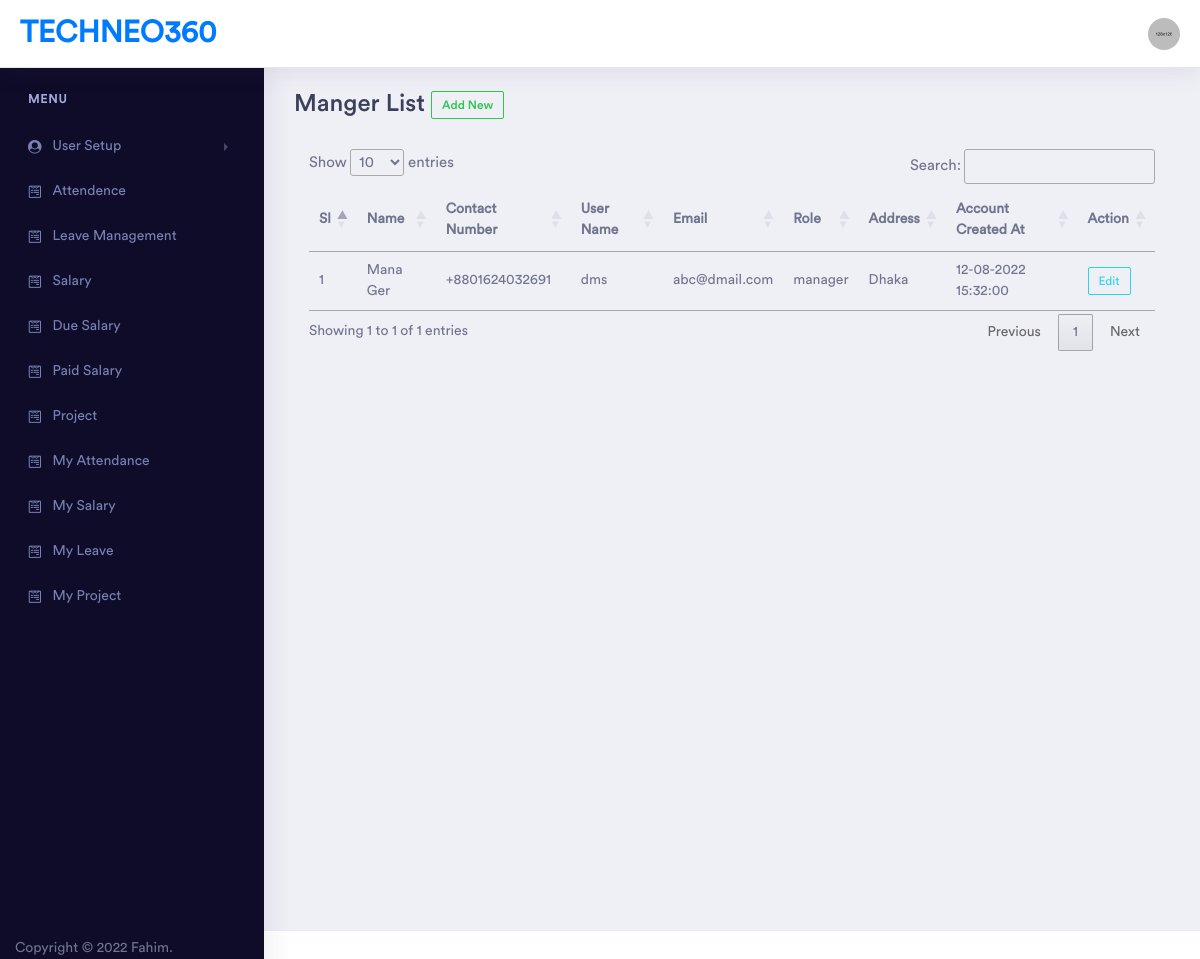
The page /manager.php (signed in) on the database its author committed.
### tables this page shows
CREATE TABLE `users` (
  `id` int(11) NOT NULL,
  `first_name` varchar(128) NOT NULL,
  `last_name` varchar(128) NOT NULL,
  `phone_number` varchar(128) NOT NULL,
  `username` varchar(128) NOT NULL,
  `email` varchar(128) NOT NULL,
  `password` varchar(128) NOT NULL,
  `created_at` datetime DEFAULT NULL,
  `updated_at` datetime DEFAULT current_timestamp(),
  `role` varchar(128) NOT NULL DEFAULT 'employee',
  `address` text DEFAULT NULL
);

### manager.php (the view, shortened to what this page needs)
<?php
if (isset($_SESSION['access'])) {
    $user_level = $_SESSION['level'];
    include 'partials/connection.php';
    include 'partials/header.php';
    include 'partials/sidebar.php';
    if ($user_level != 'employee') {
?>
        <div class="dashboard-wrapper">
            <div class="dashboard-ecommerce">
                <div class="container-fluid dashboard-content ">
                    <div class="row">
                        <div class="col-xl-12 col-lg-12 col-md-12 col-sm-12 col-12">
                            <div class="page-header">
                                <h1 class="pageheader-title">Manger List
                                    <span>
                                        <a href="create_user.php" class="btn btn-xs btn-outline-success">Add New</a>
                                    </span>
                                </h1>
                            </div>
                            <div class="container">
                                <table id="myTable">
                                    <thead>
                                        <tr>
                                            <th>Sl</th>
                                            <th>Name</th>
                                            <th>Contact Number</th>
                                            <th>User Name</th>
                                            <th>Email</th>
                                            <th>Role</th>
                                            <th>Address</th>
                                            <th>Account Created At</th>
                                            <th>Action</th>
                                        </tr>
                                    </thead>
                                    <tbody>
                                        <?php
                                        $all_users = mysqli_query($conn, "SELECT * from users where role='manager'");
                                        $sl = 0;
                                        while ($fetch = mysqli_fetch_assoc($all_users)) {
                                            $sl++;
                                            $full_name = $fetch['first_name'] . ' ' . $fetch['last_name'];
                                            $contact = $fetch['phone_number'];
                                            $id = $fetch['id'];
                                            $username = $fetch['username'];
                                            $email = $fetch['email'];
                                            $role = $fetch['role'];
                                            $address = $fetch['address'];
                                            $created_at = date("d-m-Y H:i:s", strtotime($fetch['created_at']));
                                        ?>
                                            <tr>
                                                <td><?= $sl ?></td>
                                                <td><?= $full_name ?></td>
                                                <td><?= $contact ?></td>
                                                <td><?= $username ?></td>
                                                <td><?= $email ?></td>
                                                <td><?= $role ?></td>
                                                <td><?= $address ?></td>
                                                <td><?= $created_at ?></td>
                                                <td><a href="edit_user.php?id=<?= $id ?>" class="btn btn-xs btn-outline-info">Edit</a></td>
                                            </tr>
                                        <?php } ?>
                                    </tbody>
                                </table>
                            </div>
                        </div>
                    </div>
                </div>
            </div>
        </div>
        </div>
    <?php
        include 'partials/footer.php';
    }
    ?>
    </body>
    </html>
<?php
} else {
    echo "<script>document.location.href='login.php';</script>";
}
?>

### rows shown on the page
users: full_name "Mana Ger", phone_number "+8801624032691", username "dms", email "abc@dmail.com", role "manager", address "Dhaka", created_at "12-08-2022 15:32:00"
